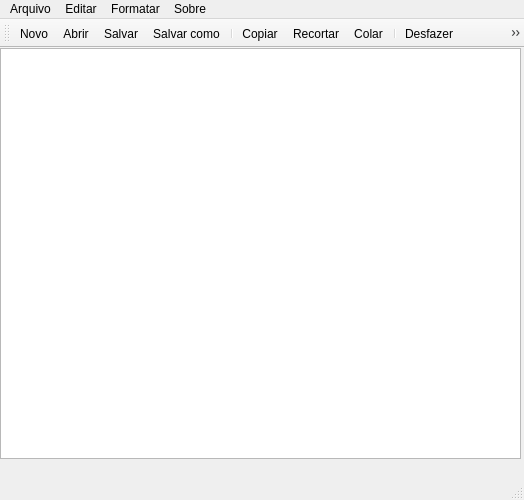
<?xml version="1.0" encoding="UTF-8"?>
<ui version="4.0">
 <class>MainWindow</class>
 <widget class="QMainWindow" name="MainWindow">
  <property name="geometry">
   <rect>
    <x>0</x>
    <y>0</y>
    <width>524</width>
    <height>500</height>
   </rect>
  </property>
  <property name="windowTitle">
   <string>MainWindow</string>
  </property>
  <widget class="QWidget" name="centralwidget">
   <widget class="QWidget" name="horizontalLayoutWidget">
    <property name="geometry">
     <rect>
      <x>0</x>
      <y>0</y>
      <width>521</width>
      <height>411</height>
     </rect>
    </property>
    <layout class="QHBoxLayout" name="horizontalLayout">
     <item>
      <widget class="QTextEdit" name="textEdit"/>
     </item>
    </layout>
   </widget>
  </widget>
  <widget class="QMenuBar" name="menubar">
   <property name="geometry">
    <rect>
     <x>0</x>
     <y>0</y>
     <width>524</width>
     <height>20</height>
    </rect>
   </property>
   <widget class="QMenu" name="menuArquivo">
    <property name="title">
     <string>Arquivo</string>
    </property>
    <addaction name="actionNovo"/>
    <addaction name="actionAbrir"/>
    <addaction name="separator"/>
    <addaction name="actionSalvar"/>
    <addaction name="actionSalvar_como"/>
    <addaction name="actionFechar"/>
   </widget>
   <widget class="QMenu" name="menuEditar">
    <property name="title">
     <string>Editar</string>
    </property>
    <addaction name="actionCopiar"/>
    <addaction name="actionRecortar"/>
    <addaction name="actionColar"/>
    <addaction name="separator"/>
    <addaction name="actionDesfazer"/>
    <addaction name="actionRefazer"/>
   </widget>
   <widget class="QMenu" name="menuSobre">
    <property name="title">
     <string>Sobre</string>
    </property>
    <addaction name="actionInforma_es"/>
   </widget>
   <widget class="QMenu" name="menuFormatar">
    <property name="title">
     <string>Formatar</string>
    </property>
    <addaction name="actionFonte"/>
    <addaction name="actionCor"/>
   </widget>
   <addaction name="menuArquivo"/>
   <addaction name="menuEditar"/>
   <addaction name="menuFormatar"/>
   <addaction name="menuSobre"/>
  </widget>
  <widget class="QStatusBar" name="statusbar"/>
  <widget class="QToolBar" name="toolBar">
   <property name="windowTitle">
    <string>toolBar</string>
   </property>
   <attribute name="toolBarArea">
    <enum>TopToolBarArea</enum>
   </attribute>
   <attribute name="toolBarBreak">
    <bool>false</bool>
   </attribute>
   <addaction name="actionNovo"/>
   <addaction name="actionAbrir"/>
   <addaction name="actionSalvar"/>
   <addaction name="actionSalvar_como"/>
   <addaction name="separator"/>
   <addaction name="actionCopiar"/>
   <addaction name="actionRecortar"/>
   <addaction name="actionColar"/>
   <addaction name="separator"/>
   <addaction name="actionDesfazer"/>
   <addaction name="actionRefazer"/>
   <addaction name="separator"/>
   <addaction name="actionFechar"/>
   <addaction name="actionInforma_es"/>
  </widget>
  <action name="actionNovo">
   <property name="icon">
    <iconset resource="ResourceFile.qrc">
     <normaloff>:/Icons/Icons/icons8-adicionar-arquivo-48.png</normaloff>:/Icons/Icons/icons8-adicionar-arquivo-48.png</iconset>
   </property>
   <property name="text">
    <string>Novo</string>
   </property>
  </action>
  <action name="actionAbrir">
   <property name="icon">
    <iconset resource="ResourceFile.qrc">
     <normaloff>:/Icons/Icons/icons8-abrir-pasta-48.png</normaloff>:/Icons/Icons/icons8-abrir-pasta-48.png</iconset>
   </property>
   <property name="text">
    <string>Abrir</string>
   </property>
  </action>
  <action name="actionSalvar">
   <property name="icon">
    <iconset resource="ResourceFile.qrc">
     <normaloff>:/Icons/Icons/icons8-salvar-48.png</normaloff>:/Icons/Icons/icons8-salvar-48.png</iconset>
   </property>
   <property name="text">
    <string>Salvar</string>
   </property>
  </action>
  <action name="actionSalvar_como">
   <property name="icon">
    <iconset resource="ResourceFile.qrc">
     <normaloff>:/Icons/Icons/icons8-salvar-como-48.png</normaloff>:/Icons/Icons/icons8-salvar-como-48.png</iconset>
   </property>
   <property name="text">
    <string>Salvar como</string>
   </property>
  </action>
  <action name="actionFechar">
   <property name="icon">
    <iconset resource="ResourceFile.qrc">
     <normaloff>:/Icons/Icons/icons8-cancelar-48.png</normaloff>:/Icons/Icons/icons8-cancelar-48.png</iconset>
   </property>
   <property name="text">
    <string>Fechar</string>
   </property>
  </action>
  <action name="actionCopiar">
   <property name="icon">
    <iconset resource="ResourceFile.qrc">
     <normaloff>:/Icons/Icons/icons8-copiar-48.png</normaloff>:/Icons/Icons/icons8-copiar-48.png</iconset>
   </property>
   <property name="text">
    <string>Copiar</string>
   </property>
  </action>
  <action name="actionRecortar">
   <property name="icon">
    <iconset resource="ResourceFile.qrc">
     <normaloff>:/Icons/Icons/icons8-recortar-48.png</normaloff>:/Icons/Icons/icons8-recortar-48.png</iconset>
   </property>
   <property name="text">
    <string>Recortar</string>
   </property>
  </action>
  <action name="actionColar">
   <property name="icon">
    <iconset resource="ResourceFile.qrc">
     <normaloff>:/Icons/Icons/icons8-colar-48.png</normaloff>:/Icons/Icons/icons8-colar-48.png</iconset>
   </property>
   <property name="text">
    <string>Colar</string>
   </property>
  </action>
  <action name="actionDesfazer">
   <property name="icon">
    <iconset resource="ResourceFile.qrc">
     <normaloff>:/Icons/Icons/icons8-desfazer-48.png</normaloff>:/Icons/Icons/icons8-desfazer-48.png</iconset>
   </property>
   <property name="text">
    <string>Desfazer</string>
   </property>
  </action>
  <action name="actionRefazer">
   <property name="icon">
    <iconset resource="ResourceFile.qrc">
     <normaloff>:/Icons/Icons/icons8-refazer-48.png</normaloff>:/Icons/Icons/icons8-refazer-48.png</iconset>
   </property>
   <property name="text">
    <string>Refazer</string>
   </property>
  </action>
  <action name="actionInforma_es">
   <property name="icon">
    <iconset resource="ResourceFile.qrc">
     <normaloff>:/Icons/Icons/icons8-sobre-48.png</normaloff>:/Icons/Icons/icons8-sobre-48.png</iconset>
   </property>
   <property name="text">
    <string>Informações</string>
   </property>
  </action>
  <action name="actionFonte">
   <property name="icon">
    <iconset resource="ResourceFile.qrc">
     <normaloff>:/Icons/Icons/icons8-escolha-a-fonte-48.png</normaloff>:/Icons/Icons/icons8-escolha-a-fonte-48.png</iconset>
   </property>
   <property name="text">
    <string>Fonte</string>
   </property>
  </action>
  <action name="actionCor">
   <property name="icon">
    <iconset resource="ResourceFile.qrc">
     <normaloff>:/Icons/Icons/icons8-paleta-de-pintura-48.png</normaloff>:/Icons/Icons/icons8-paleta-de-pintura-48.png</iconset>
   </property>
   <property name="text">
    <string>Cor</string>
   </property>
  </action>
 </widget>
 <resources>
  <include location="ResourceFile.qrc"/>
 </resources>
 <connections/>
</ui>
